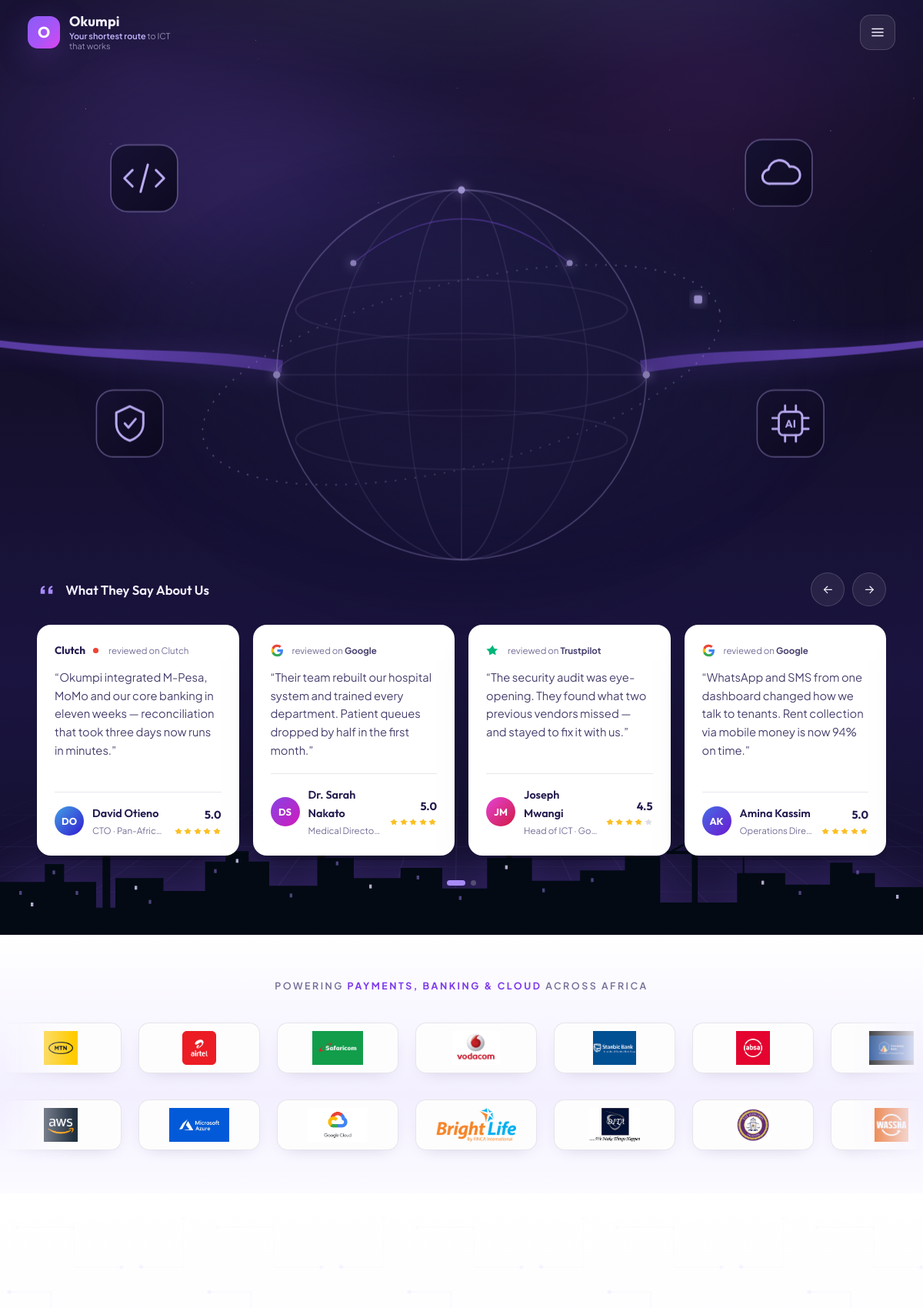
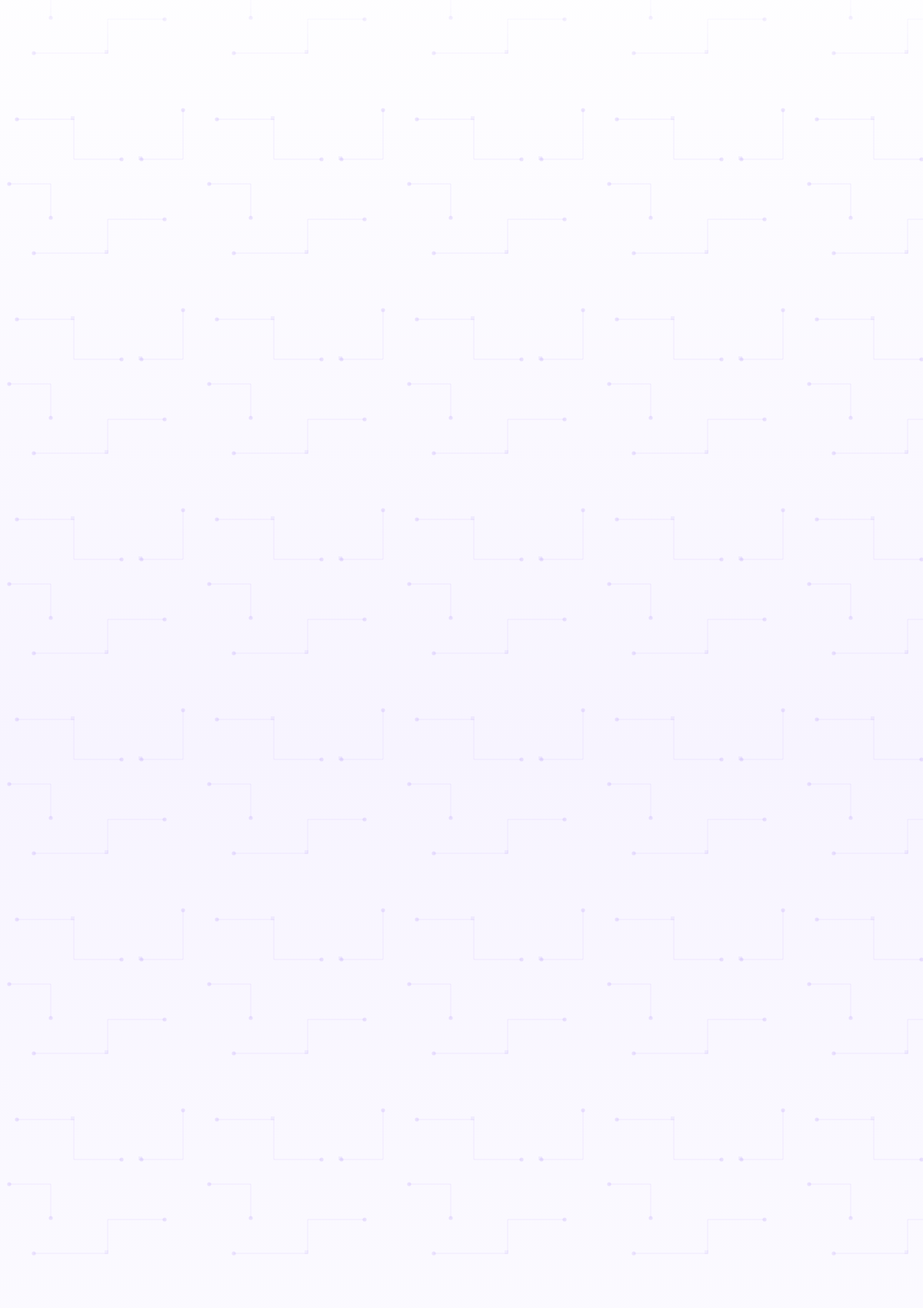
The page / (upper part) on the database its author committed (2 pictures, top to bottom).
### core/models.py (models this page shows, shortened)
class TimeStampedModel(models.Model):
    created = models.DateTimeField(auto_now_add=True)
    updated = models.DateTimeField(auto_now=True)
    class Meta:
        abstract = True

class Testimonial(TimeStampedModel):
    PLATFORM_CHOICES = [
        ('google', 'Google'),
        ('clutch', 'Clutch'),
        ('trustpilot', 'Trustpilot'),
        ('linkedin', 'LinkedIn'),
        ('direct', 'Direct Client'),
    ]
    quote = models.TextField()
    author = models.CharField(max_length=100)
    role = models.CharField(max_length=120, blank=True)
    company = models.CharField(max_length=120, blank=True)
    platform = models.CharField(
        max_length=20, choices=PLATFORM_CHOICES, default='direct')
    rating = models.DecimalField(max_digits=2, decimal_places=1, default=5.0)
    avatar_hue = models.PositiveIntegerField(
        default=260, help_text="0-360 hue for the generated avatar")
    order = models.PositiveIntegerField(default=0)
    is_active = models.BooleanField(default=True)
    class Meta:
        ordering = ['order']
    @property
    def initials(self):
        parts = self.author.replace('.', '').split()
        return ''.join(p[0] for p in parts[:2]).upper()
    @property
    def stars_full(self):
        return range(int(self.rating))
    @property
    def stars_empty(self):
        return range(5 - int(self.rating))

class Partner(TimeStampedModel):
    KIND_CHOICES = [
        ('payments', 'Mobile Money & Banking'),
        ('cloud', 'Cloud & Technology'),
        ('client', 'Client'),
    ]
    name = models.CharField(max_length=120)
    kind = models.CharField(max_length=20, choices=KIND_CHOICES, default='cloud')
    logo = models.CharField(
        max_length=255,
        help_text="Static path, e.g. img/partners/aws.png")
    order = models.PositiveIntegerField(default=0)
    is_active = models.BooleanField(default=True)
    class Meta:
        ordering = ['order']

### core/views.py (the view)
# urls.py: path('', views.home, name='home'),
def home(request):
    context = {
        'categories': (ServiceCategory.objects.filter(is_active=True)
                       .prefetch_related('services')),
        'industries': Industry.objects.filter(is_active=True),
        'testimonials': Testimonial.objects.filter(is_active=True),
        'payment_partners': Partner.objects.filter(is_active=True, kind='payments'),
        'cloud_partners': Partner.objects.filter(is_active=True, kind='cloud'),
        'client_logos': Partner.objects.filter(is_active=True, kind='client'),
        'countries': Country.objects.filter(is_active=True),
        'faqs': FAQ.objects.filter(is_active=True),
        'newsletter_form': NewsletterForm(),
    }
    return render(request, 'index.html', context)

### core/context_processors.py (called while the page is built)
def site_globals(request):
    return {
        'SITE_NAME': settings.SITE_NAME,
        'SITE_TAGLINE': settings.SITE_TAGLINE,
    }

### core/models.py (called while the page is built)
    def get_features_list(self):
        return [f.strip() for f in self.features.split(',') if f.strip()]

### templates/index.html (shortened to what this page needs)
{% extends 'base.html' %}
{% load static %}
{% block content %}
<section class="hero" id="top">
  <div class="hero-stars" aria-hidden="true"></div>
  <div class="hero-aurora" aria-hidden="true"></div>
  <div class="hero-grid" aria-hidden="true"></div>
  <svg class="hero-art" viewBox="0 0 1280 760" fill="none" aria-hidden="true">
    <g transform="translate(1005,394)"><g class="f-chip d3">
      <text x="0" y="4.5" text-anchor="middle" font-family="Outfit, Arial" font-weight="700" font-size="12" fill="#c4b5fd">AI</text>
    </g></g>
  </svg>
  <div class="hero-vignette" aria-hidden="true"></div>
  <div class="hero-core container">
  </div>
  <div class="t-strip container" id="testimonials">
    <div class="t-head">
      <div class="t-title">
        <svg class="icon"><use href="#i-quote"/></svg>
        What They Say About Us
      </div>
      <div class="t-nav">
        <button class="t-arrow" id="tPrev" aria-label="Previous testimonials"><svg class="icon"><use href="#i-arrow-left"/></svg></button>
        <button class="t-arrow" id="tNext" aria-label="Next testimonials"><svg class="icon"><use href="#i-arrow-right"/></svg></button>
      </div>
    </div>
    <div class="t-track" id="tTrack">
      {% for t in testimonials %}
      <article class="t-card">
        <div class="t-platform">
          {% if t.platform == 'google' %}
            <span class="p-logo"></span>
            <span>reviewed on <b style="color:var(--text)">Google</b></span>
          {% elif t.platform == 'clutch' %}
            <span class="p-logo">Clutch<svg viewBox="0 0 24 24"><circle cx="12" cy="12" r="5" fill="#EF4335"/></svg></span>
            <span>reviewed on Clutch</span>
          {% elif t.platform == 'trustpilot' %}
            <span class="p-logo"><svg viewBox="0 0 24 24"><path fill="#00B67A" d="M12 2.6l2.9 5.8 6.4.9-4.6 4.6 1.1 6.4L12 17.4l-5.8 3-1.1-6.5L.5 9.3l6.4-.9z"/></svg></span>
            <span>reviewed on <b style="color:var(--text)">Trustpilot</b></span>
          {% endif %}
        </div>
        <p class="t-quote">“{{ t.quote }}”</p>
        <div class="t-foot">
          <span class="avatar" style="--hue:{{ t.avatar_hue }}">{{ t.initials }}</span>
          <div class="t-who">
            <div class="t-name">{{ t.author }}</div>
            <div class="t-role">{{ t.role }}{% if t.company %} · {{ t.company }}{% endif %}</div>
          </div>
          <div class="t-rating">
            <div class="t-score">{{ t.rating }}</div>
            <div class="t-stars">
              {% for _ in t.stars_full %}<svg class="icon"><use href="#i-star"/></svg>{% endfor %}
              {% for _ in t.stars_empty %}<svg class="icon off"><use href="#i-star"/></svg>{% endfor %}
            </div>
          </div>
        </div>
      </article>
      {% endfor %}
    </div>
    <div class="t-dots" id="tDots" role="tablist" aria-label="Testimonial pages"></div>
  </div>
</section>
<section class="marquee-band light">
  <div class="container">
    <p class="marquee-label">Powering <strong>payments, banking &amp; cloud</strong> across Africa</p>
  </div>
  <div class="marquee">
    <div class="marquee-track">
      {% for p in payment_partners %}<span class="logo-chip"><img src="{% static p.logo %}" alt="{{ p.name }}" loading="lazy"></span>{% endfor %}
    </div>
  </div>
  <div class="marquee reverse">
    <div class="marquee-track">
      {% for p in cloud_partners %}<span class="logo-chip"><img src="{% static p.logo %}" alt="{{ p.name }}" loading="lazy"></span>{% endfor %}
      {% for p in client_logos %}<span class="logo-chip"><img src="{% static p.logo %}" alt="{{ p.name }}" loading="lazy"></span>{% endfor %}
    </div>
  </div>
</section>
<section class="section bg-circuit light" id="services">
  <div class="container">
    <div class="svc-grid">
    </div>
  </div>
</section>
{% endblock %}

### templates/base.html (shortened to what this page needs)
{% load static %}<!DOCTYPE html>
<html lang="en">
<head>
  <link rel="stylesheet" href="{% static 'css/styles.css' %}">
</head>
<body>
<nav class="navbar" id="navbar" aria-label="Main navigation">
  <div class="nav-inner">
    <a href="{% url 'home' %}" class="brand" aria-label="Okumpi home">
      <span class="brand-mark">O</span>
      <span class="brand-text">
        <span class="brand-name">Okumpi</span>
        <span class="brand-sub"><strong>Your shortest route</strong> to ICT that works</span>
      </span>
    </a>
    <div class="nav-actions">
      <button class="nav-toggle" id="navToggle" aria-label="Open menu" aria-expanded="false">
        <svg class="icon" id="navToggleIcon"><use href="#i-menu"/></svg>
      </button>
    </div>
  </div>
</nav>
<main>{% block content %}{% endblock %}</main>
</body>
</html>

### rows shown on the page
Testimonial: platform "Clutch", quote "Okumpi integrated M-Pesa, MoMo and our core banking in eleven weeks — reconciliation that took three days now runs in minutes.", {{ t.avatar_hue }} 205 (drawn), initials "DO", author "David Otieno", role "CTO", company "Pan-Afric…", rating "5.0"
Testimonial: platform "google" (drawn), quote "Their team rebuilt our hospital system and trained every department. Patient queues dropped by half in the first month.", {{ t.avatar_hue }} 265 (drawn), initials "DS", author "Dr. Sarah Nakato", role "Medical Directo…", rating "5.0"
Testimonial: platform "trustpilot" (drawn), quote "The security audit was eye-opening. They found what two previous vendors missed — and stayed to fix it with us.", {{ t.avatar_hue }} 305 (drawn), initials "JM", author "Joseph Mwangi", role "Head of ICT", company "Go…", rating "4.5"
Testimonial: platform "google" (drawn), quote "WhatsApp and SMS from one dashboard changed how we talk to tenants. Rent collection via mobile money is now 94% on time.", {{ t.avatar_hue }} 225 (drawn), initials "AK", author "Amina Kassim", role "Operations Dire…", rating "5.0"
Partner: logo (picture)
Partner: logo (picture)
Partner: logo (picture)
Partner: logo (picture)
Partner: logo (picture)
Partner: logo (picture)
Partner: logo (picture)
Partner: logo (picture)
Partner: logo (picture)
Partner: logo (picture)
Partner: logo (picture)
Partner: logo (picture)
Partner: logo (picture)
Partner: logo (picture)
